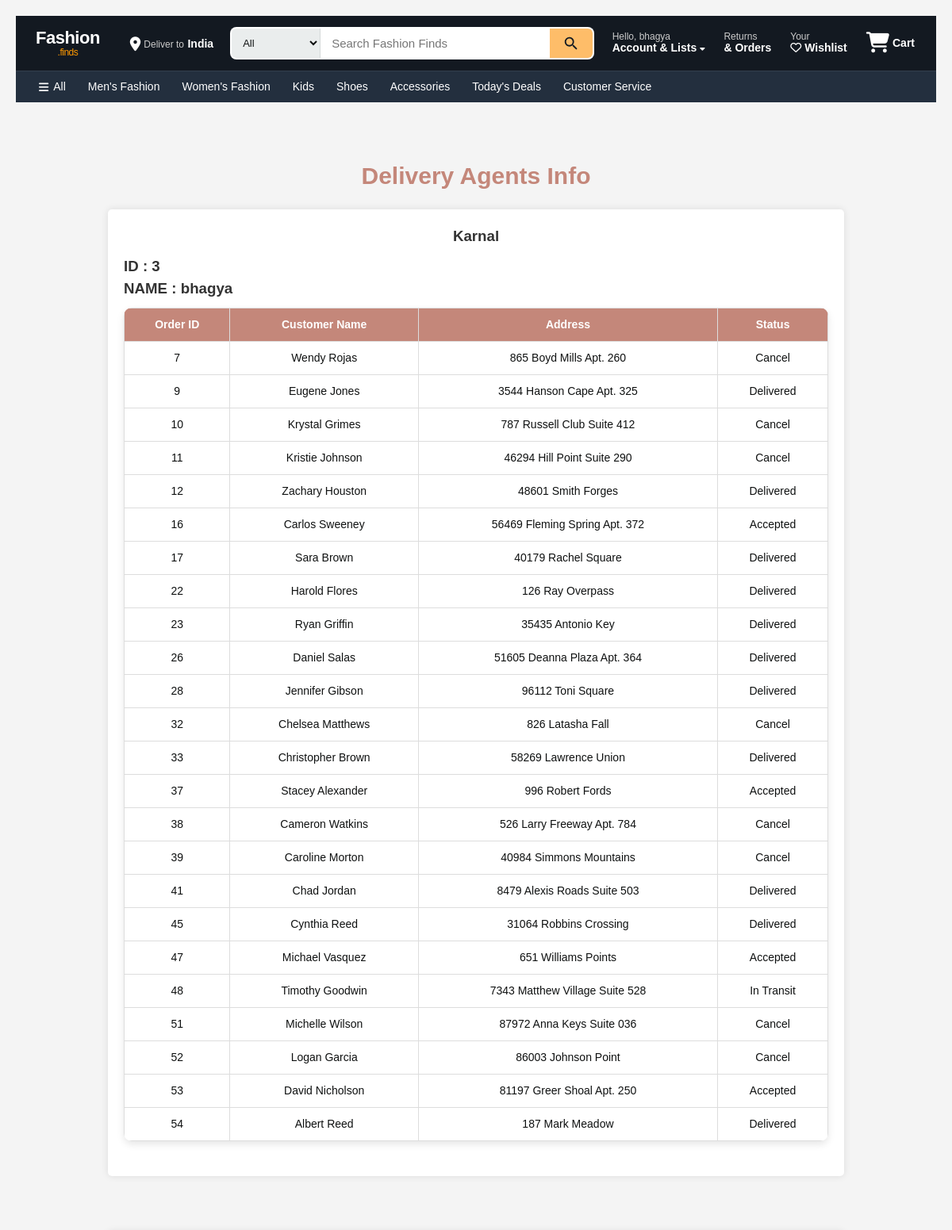
Page /delivery/delivery_agents_info (signed in, upper part) on the committed database.
### app/models.py (models this page shows, shortened)
class User(db.Model, UserMixin):
    __tablename__ = 'users'
    id = db.Column(db.Integer, primary_key=True)
    name = db.Column(db.String(100), nullable=False)
    phone = db.Column(db.String(15), nullable=False)
    email = db.Column(db.String(100), unique=True, nullable=False)
    password = db.Column(db.String(255), nullable=False)
    address = db.Column(db.Text, nullable=False)
    state = db.Column(db.String(50), nullable=False)
    city = db.Column(db.String(50), nullable=False)
    pincode = db.Column(db.String(10), nullable=False)
    reset_token = db.Column(db.String(255), nullable=True)
    reset_token_expiry = db.Column(db.DateTime, nullable=True)
    approved = db.Column(db.Boolean, default=False)
    role = db.Column(db.String(10), nullable=False)

class Order(db.Model):
    __tablename__ = 'orders'
    id = db.Column(db.Integer, primary_key=True)
    user_id = db.Column(db.Integer, db.ForeignKey('users.id'), nullable=False)
    total_price = db.Column(db.Float, nullable=False)
    status = db.Column(db.String(50), nullable=False, default="Pending")  # ('Pending', 'Shipped', 'Delivered', 'Cancelled')
    order_date = db.Column(db.DateTime, nullable=False, default=lambda: datetime.now(timezone.utc))
    delivery_date = db.Column(db.DateTime, nullable=True)
    order_items = db.relationship('OrderItem', backref='order', lazy=True, cascade="all, delete-orphan")
    delivery_person_id = db.Column(db.Integer, db.ForeignKey('users.id'), nullable=True)
    customer_name = db.Column(db.String(100), nullable=False)
    address_line_1 = db.Column(db.String(100), nullable=False)
    state = db.Column(db.String(100), nullable=False)
    city = db.Column(db.String(100), nullable=False)
    pincode = db.Column(db.String(20), nullable=False)
    mail = db.Column(db.String(50), nullable=False)

### app/delivery.py (the view)
@delivery_bp.route("/delivery_agents_info")
@login_required
def delivery_agents_info():
    from collections import defaultdict
    agents = User.query.filter(User.role == "delivery_agent", User.approved == 1).all()
    agents_by_city = defaultdict(list)
    for agent in agents:
        agents_by_city[agent.city].append(agent)
    order = defaultdict(list)
    orders = Order.query.all()
    for o in orders:
        order[o.delivery_person_id].append(o)
    return render_template("delivery_agents_info.html",agents=agents_by_city, orders = order)

### app/templates/delivery_agents_info.html (shortened to what this page needs)
{% extends "base.html" %}
{% block content %}
<link rel="stylesheet" href="{{ url_for('static', filename='css/delivery.css') }}">
    <h2 class="title" style="color: #C4877A; font-size: 30px; font-weight: bold;">Delivery Agents Info</h2>
    {% for city,agent_list in agents.items() %}
        <div class="container">
            <div class="section">
                <h3>{{ city }}</h3>
                {% if agent_list %}
                    {% for agent in agent_list %}
                        {% if agent.approved %}
                            <h3 style="text-align: left;">ID : {{ agent.id }} <br> NAME : {{ agent.name }} </h3>
                                {% if orders[agent.id] %}
                                    <table>
                                        <tr>
                                            <th>Order ID</th>
                                            <th>Customer Name</th>
                                            <th>Address</th>
                                            <th>Status</th>
                                        </tr>
                                        {% for order in orders[agent.id] %}
                                        <tr>
                                            <td>{{ order.id }}</td>
                                            <td>{{ order.customer_name }}</td>
                                            <td>{{ order.address_line_1 }}</td>
                                            <td>{{ order.status }}</td>
                                        </tr>
                                        {% endfor %}
                                    </table>
                                {% else %}
                                    <h3>No orders taken</h3>
                                {% endif %}
                                <br>
                            {% endif %}
                        {% endfor %}
                    {% else %}
                        <p class="empty">No delivered orders</p>
                {% endif %}
            </div>
        </div>
    {% endfor %}
{% endblock %}

### app/templates/navbar.html (shortened to what this page needs)
<div class="nav-container">
    <div class="navbar-top">
        <div class="logo">
            <a href="/">Fashion<span class="logo-accent">.finds</span></a>
        </div>
        <div class="deliver-to">
            <i class="fas fa-location-dot"></i>
            <div>
                <span class="deliver-label">Deliver to</span>
                <span class="deliver-value">India</span>
            </div>
        </div>
        <div class="nav-search">
            <form action="{{ url_for('views.search') }}" method="GET" class="search-bar">
                <select name="category" class="search-category">
                    <option value="">All</option>
                </select>
                <input type="text" name="query" class="search-input"
                       placeholder="Search Fashion Finds" required>
                <button type="submit" class="search-button">
                </button>
            </form>
        </div>
        <div class="nav-actions">
            <div class="dropdown">
                <a href="{{ url_for('auth.account') }}" class="nav-action-item">
                    <span class="nav-action-label">Hello, {% if current_user.is_authenticated %}{{ current_user.name }}{% else %}sign in{% endif %}</span>
                    <span class="nav-action-value">Account & Lists <i class="fas fa-caret-down" style="font-size:10px"></i></span>
                </a>
            </div>
            <a href="{{ url_for('views.my_orders') }}" class="nav-action-item">
                <span class="nav-action-label">Returns</span>
                <span class="nav-action-value">& Orders</span>
            </a>
            <a href="/wishlist" class="nav-action-item">
                <span class="nav-action-label">Your</span>
                <span class="nav-action-value"><i class="far fa-heart"></i> Wishlist</span>
            </a>
            <a href="/cart" class="nav-cart">
                <span class="cart-icon-wrap">
                    <i class="fas fa-shopping-cart"></i>
                </span>
                <span class="cart-label">Cart</span>
            </a>
        </div>
    </div>
    <div class="navbar-bottom">
        <div class="navbar-bottom-inner">
            <a href="/" class="nav-cat-link"><i class="fas fa-bars"></i> All</a>
            <a href="{{ url_for('views.products_by_category', category_name='Men') }}" class="nav-cat-link">Men's Fashion</a>
            <a href="{{ url_for('views.products_by_category', category_name='Women') }}" class="nav-cat-link">Women's Fashion</a>
            <a href="{{ url_for('views.products_by_category', category_name='Kids') }}" class="nav-cat-link">Kids</a>
            <a href="{{ url_for('views.products_by_category', category_name='Shoes') }}" class="nav-cat-link">Shoes</a>
            <a href="{{ url_for('views.products_by_category', category_name='Accessories') }}" class="nav-cat-link">Accessories</a>
            <a href="{{ url_for('views.search') }}?query=sale" class="nav-cat-link">Today's Deals</a>
            <a href="{{ url_for('views.contact') }}" class="nav-cat-link">Customer Service</a>
        </div>
    </div>
</div>

### app/static/css/style.css (style rules this page uses)
*, *::before, *::after { margin: 0; padding: 0; box-sizing: border-box; }
:root { --primary-dark: #131921; --primary: #232F3E; --primary-light: #37475A; --accent: #FF9900; --accent-light: #FEBD69; --accent-hover: #E88B00; --bg: #EAEDED; --bg-white: #FFFFFF; --text: #0F1111; --text-secondary: #565959; --text-light: #767676; --link: #007185; --link-hover: #C7511F; --price: #B12704; --deal: #CC0C39; --success: #067D62; --border: #D5D9D9; --border-light: #E7E7E7; --shadow: 0 2px 5px rgba(15, 17, 17, 0.15); --shadow-lg: 0 4px 16px rgba(15, 17, 17, 0.2); --radius: 8px; --radius-sm: 4px; --transition: all 0.2s ease; }
html { height: 100%; scroll-behavior: smooth; }
body { font-family: "Arial", "Helvetica Neue", Helvetica, sans-serif; background-color: var(--bg); color: var(--text); min-height: 100vh; display: flex; flex-direction: column; line-height: 1.5; -webkit-font-smoothing: antialiased; overflow-x: hidden; }
a { text-decoration: none; color: var(--link); }
.nav-container { position: sticky; top: 0; z-index: 1000; background: var(--primary-dark); }
.navbar-top { display: flex; align-items: center; gap: 12px; padding: 8px 16px; max-width: 1500px; margin: 0 auto; }
.logo { flex-shrink: 0; margin-right: 8px; }
.logo a { display: flex; flex-direction: column; color: #fff; text-decoration: none; font-size: 22px; font-weight: 700; letter-spacing: -0.5px; padding: 4px 8px; border: 1px solid transparent; border-radius: var(--radius-sm); line-height: 1.1; }
.logo .logo-accent { color: var(--accent); font-size: 12px; font-weight: 400; }
.deliver-to { display: flex; align-items: center; gap: 4px; color: #fff; padding: 4px 8px; border: 1px solid transparent; border-radius: var(--radius-sm); cursor: pointer; flex-shrink: 0; }
.deliver-to i { font-size: 18px; color: #fff; }
.deliver-to .deliver-label { font-size: 12px; color: #CCC; line-height: 1; }
.deliver-to .deliver-value { font-size: 14px; font-weight: 700; color: #fff; line-height: 1.2; }
.nav-search { flex: 1; max-width: 780px; }
.search-bar { display: flex; width: 100%; border-radius: var(--radius); overflow: hidden; background: #fff; border: 2px solid transparent; transition: border-color 0.15s; }
.search-category { padding: 8px 10px; border: none; background: var(--bg); color: var(--text); font-size: 13px; border-right: 1px solid var(--border); cursor: pointer; min-width: 80px; }
.search-input { flex: 1; border: none; padding: 10px 14px; font-size: 15px; color: var(--text); outline: none; background: #fff; min-width: 0; }
.search-input::placeholder { color: var(--text-light); }
.search-button { background: var(--accent-light); border: none; padding: 0 16px; cursor: pointer; display: flex; align-items: center; transition: background 0.15s; }
.search-icon { width: 22px; height: 22px; fill: var(--primary-dark); }
.nav-actions { display: flex; align-items: center; gap: 2px; flex-shrink: 0; }
.nav-action-item { display: flex; flex-direction: column; align-items: flex-start; padding: 6px 10px; border: 1px solid transparent; border-radius: var(--radius-sm); color: #fff; cursor: pointer; text-decoration: none; white-space: nowrap; position: relative; }
.nav-action-label { font-size: 12px; color: #CCC; line-height: 1; }
.nav-action-value { font-size: 14px; font-weight: 700; line-height: 1.2; }
.nav-cart { display: flex; align-items: center; gap: 4px; padding: 6px 10px; border: 1px solid transparent; border-radius: var(--radius-sm); color: #fff; text-decoration: none; position: relative; }
.nav-cart .cart-icon-wrap { position: relative; font-size: 26px; }
.nav-cart .cart-label { font-size: 14px; font-weight: 700; }
.dropdown { position: relative; }
.navbar-bottom { background: var(--primary); border-top: 1px solid rgba(255,255,255,0.08); }
.navbar-bottom-inner { display: flex; align-items: center; gap: 2px; max-width: 1500px; margin: 0 auto; padding: 0 16px; overflow-x: auto; scrollbar-width: none; }
.nav-cat-link { display: flex; align-items: center; gap: 6px; padding: 8px 12px; color: #fff; font-size: 14px; font-weight: 400; text-decoration: none; border: 1px solid transparent; border-radius: var(--radius-sm); white-space: nowrap; transition: var(--transition); }
.nav-cat-link i { font-size: 14px; }
html, body { overflow-x: hidden; }
form { display: block; }

### rows in the picture
User: name "bhagya", city "Karnal", id "3"
Order: id "7", customer_name "Wendy Rojas", address_line_1 "865 Boyd Mills Apt. 260", status "Cancel"
Order: id "9", customer_name "Eugene Jones", address_line_1 "3544 Hanson Cape Apt. 325", status "Delivered"
Order: id "10", customer_name "Krystal Grimes", address_line_1 "787 Russell Club Suite 412", status "Cancel"
Order: id "11", customer_name "Kristie Johnson", address_line_1 "46294 Hill Point Suite 290", status "Cancel"
Order: id "12", customer_name "Zachary Houston", address_line_1 "48601 Smith Forges", status "Delivered"
Order: id "16", customer_name "Carlos Sweeney", address_line_1 "56469 Fleming Spring Apt. 372", status "Accepted"
Order: id "17", customer_name "Sara Brown", address_line_1 "40179 Rachel Square", status "Delivered"
Order: id "22", customer_name "Harold Flores", address_line_1 "126 Ray Overpass", status "Delivered"
Order: id "23", customer_name "Ryan Griffin", address_line_1 "35435 Antonio Key", status "Delivered"
Order: id "26", customer_name "Daniel Salas", address_line_1 "51605 Deanna Plaza Apt. 364", status "Delivered"
Order: id "28", customer_name "Jennifer Gibson", address_line_1 "96112 Toni Square", status "Delivered"
Order: id "32", customer_name "Chelsea Matthews", address_line_1 "826 Latasha Fall", status "Cancel"
Order: id "33", customer_name "Christopher Brown", address_line_1 "58269 Lawrence Union", status "Delivered"
Order: id "37", customer_name "Stacey Alexander", address_line_1 "996 Robert Fords", status "Accepted"
Order: id "38", customer_name "Cameron Watkins", address_line_1 "526 Larry Freeway Apt. 784", status "Cancel"
Order: id "39", customer_name "Caroline Morton", address_line_1 "40984 Simmons Mountains", status "Cancel"
Order: id "41", customer_name "Chad Jordan", address_line_1 "8479 Alexis Roads Suite 503", status "Delivered"
Order: id "45", customer_name "Cynthia Reed", address_line_1 "31064 Robbins Crossing", status "Delivered"
Order: id "47", customer_name "Michael Vasquez", address_line_1 "651 Williams Points", status "Accepted"
Order: id "48", customer_name "Timothy Goodwin", address_line_1 "7343 Matthew Village Suite 528", status "In Transit"
Order: id "51", customer_name "Michelle Wilson", address_line_1 "87972 Anna Keys Suite 036", status "Cancel"
Order: id "52", customer_name "Logan Garcia", address_line_1 "86003 Johnson Point", status "Cancel"
Order: id "53", customer_name "David Nicholson", address_line_1 "81197 Greer Shoal Apt. 250", status "Accepted"
Order: id "54", customer_name "Albert Reed", address_line_1 "187 Mark Meadow", status "Delivered"
